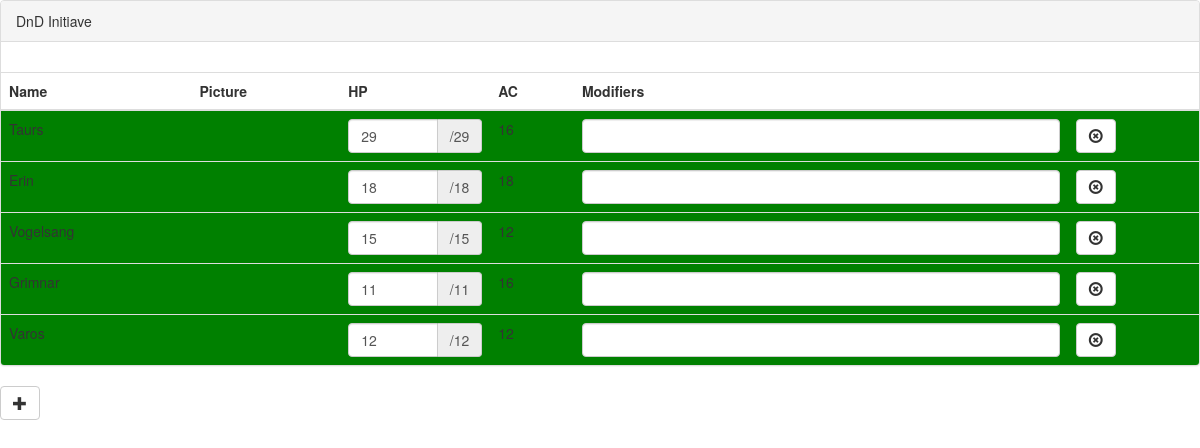
The app's page /, older data.
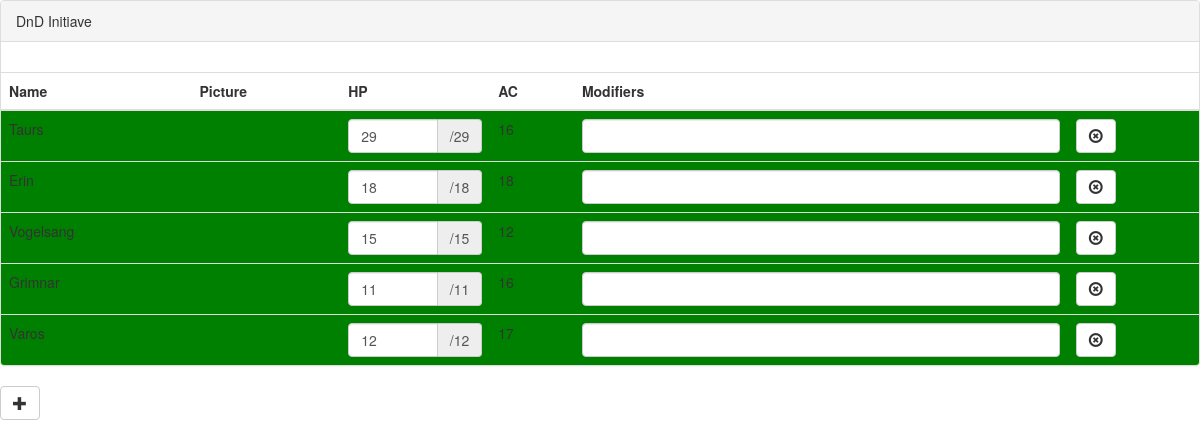
The same page, newer data.
### API/models.py (models this page shows)
class Chars(models.Model):
    name = models.CharField(max_length=200)
    image = models.CharField(max_length=200)
    hp = models.IntegerField()
    ac = models.IntegerField()
    type = models.CharField(max_length=200)

### Display/views.py (the view)
# urls.py: url(r'^$', 'Display.views.initiative', name='home'),
def initiative(request):
    chars = models.Chars.objects.all()
    context = {'chars': chars}
    return render(request, 'initiative.html', context)

### templates/initiative.html (shortened to what this page needs)
{% load static %}
<!DOCTYPE html>
<html>
<head>
    <link rel="stylesheet" href="{% static 'bootstrap-3.2.0-dist/css/bootstrap.css' %}" >
    <link rel="stylesheet" href="{% static 'css/main_style.css' %}" >
</head>
<body>
    <div class="panel panel-default">
    <div class="panel-heading">DnD Initiave</div>
    <div class="panel-body">
    </div>
        <table class="table" id="initiative">
            <tr><th>Name</th><th>Picture</th><th>HP</th><th>AC</th><th>Modifiers</th></tr>
            <tbody id="sortable">
                {% for char in chars %}
                    <tr id={{ char.id }} style="background-color:green">
                        <td>{{ char.name }}</td>
                        <td><img style="max-height: 40px;" src='{{ char.image }}' alt=""></td>
                        <td style='width:150px'>
                            <div class="input-group">
                                <input type="text" class="form-control hp" value = {{ char.hp }} data-hp= {{ char.hp }}>
                                <span class="input-group-addon">/{{ char.hp }}</span>
                            </div>
                        </td>
                        <td>{{ char.ac }}</td>
                        <td><input type="text" class="form-control"></td>
                        <td>
                            <button type="button" class="btn btn-default delete" title="Delete This Person">
                                <span class="glyphicon glyphicon-remove-circle"></span>
                            </button>
                        </td>
                    </tr>
                {% endfor %}
            </tbody>
        </table>
    </div>
    <div>
        <button type="button" class="btn btn-default" id="add-new">
            <span class="glyphicon glyphicon-plus"></span>
        </button>
    </div>
</body>
</html>

Row changes from the older to the newer data that the page shows:
changed Chars "Varos": ac "12" → "17"
